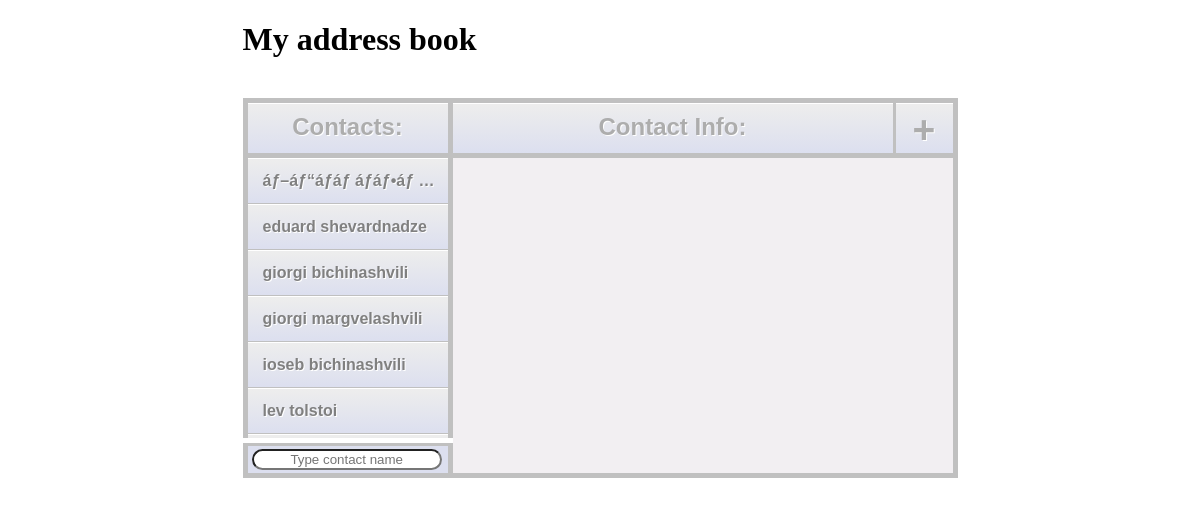
The page / on the database its author committed.
### tables this page shows
CREATE TABLE IF NOT EXISTS `contacts` (
  `ID` bigint(255) unsigned NOT NULL AUTO_INCREMENT,
  `FirstName` text NOT NULL,
  `LastName` text NOT NULL,
  `Phone` int(15) DEFAULT NULL,
  `Email` text,
  `Address` text NOT NULL,
  PRIMARY KEY (`ID`)
);

### lib/functions.php (called while the page is built, shortened)
<?php
function dbConnect()
{
    $conn = new PDO('mysql:host=localhost;dbname=addressbook', 'root', '');
    return $conn;
}
function findAll()
{
    $db = dbConnect();
    $found = $db->query("SELECT * FROM contacts ORDER BY FirstName, LastName ASC");
    $result = $found->fetchAll(PDO::FETCH_ASSOC);
    return $result;
}

### lib/utils.php (called while the page is built, shortened)
<?php
    function embed($tpl_file, $data) {
        extract($data);
        include($tpl_file);
        $content = ob_get_contents();
        return $content;
    }
    $list = embed('list.php', array());

### list.php (the view)
<?php
    require_once './lib/functions.php';
    $result = findAll();
    foreach ($result as $contact)
    {
        echo '<div class="main-style buttons one-from-list" id=' . $contact['ID'] .
             '>' . $contact['FirstName'] . " " . $contact['LastName'] . '</div>';
    }

### index.php (shortened to what this page needs)
<!DOCTYPE html>
<html>
  <head>
    <link rel="stylesheet" type="text/css" href="style/Style.css">
    <?php
        require_once 'lib/utils.php';
    ?>
  </head>
  <body>
    <div class="container">
        <h1>My address book</h1>
        <br>
        <div class="main-style border" id="left">
            Contacts:
        </div>
        <div class="main-style border" id="right">
                Contact Info:
        </div>
        <div class="main-style border buttons" id="add_button" title="Create new contact" onclick="CreateContact()">
                    +
        </div>
        <div class="content border" id="list">
            <?php
                echo $list;
            ?>
        </div>
        <div class="content border" id="info">
        </div>
        <form class="border" id="search-form">
            <input id="search-input" placeholder="Type contact name">
        </form>
    </div>
  </body>
</html>

### style/Style.css (style rules this page uses)
div.container { position: relative; margin: 0 auto; display: block; width: 715px; }
.border { border: 5px solid silver; }
.main-style { position:relative; -moz-box-shadow:inset 0px 1px 0px 0px #ffffff; -webkit-box-shadow:inset 0px 1px 0px 0px #ffffff; box-shadow:inset 0px 1px 0px 0px #ffffff; background:-webkit-gradient( linear, left top, left bottom, color-stop(0.05, #ededed), color-stop(1, #dcdfef) ); background:-moz-linear-gradient( center top, #ededed 5%, #dcdfef 100% ); filter:progid:DXImageTransform.Microsoft.gradient(startColorstr='#ededed', endColorstr='#dfdfdf'); background-color:#ededed; -webkit-border-bottom-right-radius:0px; -moz-border-radius-bottomright:0px; border-bottom-right-radius:0px; -webkit-border-bottom-left-radius:0px; -moz-border-radius-bottomleft:0px; border-bottom-left-radius:0px; text-indent:0; color: #adadad; font-size: 24px; font-weight: bold; font-family:Arial; font-style:normal; text-decoration:none; text-align:center; text-shadow:1px 1px 0px #ffffff; padding: 10px 10px; height: 30px; display: block; float: left; }
#left { display: block; position: relative; width: 180px; }
#right { width: 420px; border-left: none; border-right: none; }
#add_button { width: 37px; border-left: 3px solid silver; font-size: 39px; line-height: 34px; }
.content { display: block; float: left; background: #f2eff2; border-top: none; height: 300px; }
#list { display: block; height: 280px; width: 200px; overflow-y: hidden; overflow-x: hidden; border-bottom: none; }
#info { padding-top: 15px; border-left: none; width: 500px; }
#search-form { border-top: 3px solid silver; display: block; position: absolute; bottom: 0; left: 0; padding: 3px 4px; width: 192px; background: #dcdfef; }
#search-input { text-align: center; border-radius: 15px; width: 95%; }
.one-from-list { width: 90%; padding-left: 15px; padding-right: 5px; color: gray; font-size: 16px; height: 25px; line-height: 26px; text-align: left; white-space: nowrap; overflow:hidden !important; text-overflow: ellipsis; border-bottom: 1px solid silver; }

### rows shown on the page
contacts: FirstName "áƒ–áƒ“áƒáƒ áƒáƒ•áƒ"
contacts: FirstName "eduard", LastName "shevardnadze"
contacts: FirstName "giorgi", LastName "bichinashvili"
contacts: FirstName "giorgi", LastName "margvelashvili"
contacts: FirstName "ioseb", LastName "bichinashvili"
contacts: FirstName "lev", LastName "tolstoi"
